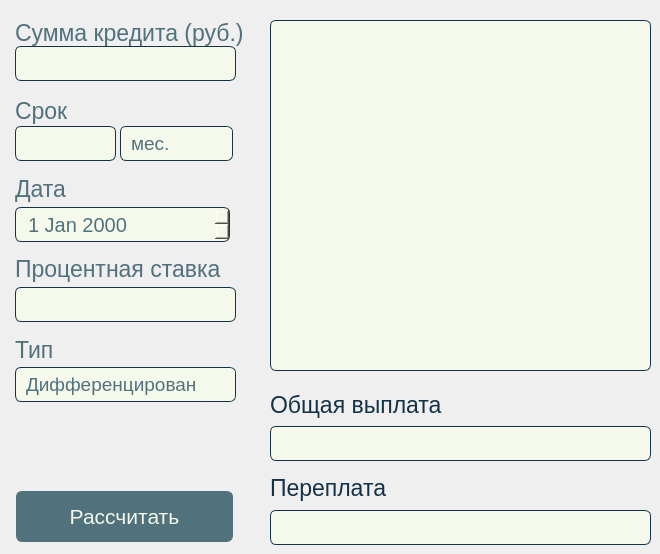
    <widget class="QWidget" name="tab_3">
     <attribute name="title">
      <string>Кредит</string>
     </attribute>
     <widget class="QLineEdit" name="credit_amount">
      <property name="geometry">
       <rect>
        <x>15</x>
        <y>46</y>
        <width>221</width>
        <height>35</height>
       </rect>
      </property>
      <property name="font">
       <font>
        <pointsize>15</pointsize>
       </font>
      </property>
      <property name="styleSheet">
       <string notr="true">QLineEdit {
	background-color: rgb(245, 249, 235);
	border: 1px solid rgb(20, 50, 70); 
	border-radius: 6px;
	color: rgb(81, 113, 124);
}</string>
      </property>
     </widget>
     <widget class="QLineEdit" name="credit_rate">
      <property name="geometry">
       <rect>
        <x>15</x>
        <y>287</y>
        <width>221</width>
        <height>35</height>
       </rect>
      </property>
      <property name="font">
       <font>
        <pointsize>15</pointsize>
       </font>
      </property>
      <property name="styleSheet">
       <string notr="true">QLineEdit {
	background-color: rgb(245, 249, 235);
	border: 1px solid rgb(20, 50, 70); 
	border-radius: 6px;
	color: rgb(81, 113, 124);
}</string>
      </property>
     </widget>
     <widget class="QLineEdit" name="credit_term">
      <property name="geometry">
       <rect>
        <x>15</x>
        <y>126</y>
        <width>101</width>
        <height>35</height>
       </rect>
      </property>
      <property name="font">
       <font>
        <pointsize>15</pointsize>
       </font>
      </property>
      <property name="styleSheet">
       <string notr="true">QLineEdit {
	background-color: rgb(245, 249, 235);
	border: 1px solid rgb(20, 50, 70); 
	border-radius: 6px;
	color: rgb(81, 113, 124);
}</string>
      </property>
     </widget>
     <widget class="QComboBox" name="credit_method">
      <property name="geometry">
       <rect>
        <x>15</x>
        <y>367</y>
        <width>221</width>
        <height>35</height>
       </rect>
      </property>
      <property name="font">
       <font>
        <pointsize>14</pointsize>
       </font>
      </property>
      <property name="styleSheet">
       <string notr="true">QComboBox {
	background-color: rgb(245, 249, 235);
	border: 1px solid rgb(20, 50, 70); 
	border-radius: 6px;
	color: rgb(81, 113, 124);
	padding: 1px 1px 1px 10px;
	min-width: 1em;
}

QComboBox::drop-down:button{
	background-color: rgb(245, 249, 235);
	border: 1px solid rgb(245, 249, 235); 
	border-radius: 6px;
	width: 36px;
}

QComboBox QAbstractItemView
{
	background-color: rgb(245, 249, 235);
	selection-background-color: rgb(170, 170, 255);
	border-radius: 0px;
	color: rgb(0, 0, 0);
}
</string>
      </property>
      <property name="maxVisibleItems">
       <number>26</number>
      </property>
      <property name="iconSize">
       <size>
        <width>16</width>
        <height>16</height>
       </size>
      </property>
      <item>
       <property name="text">
        <string>Дифференцированный</string>
       </property>
      </item>
      <item>
       <property name="text">
        <string>Аннуитетный</string>
       </property>
      </item>
     </widget>
     <widget class="QPushButton" name="calc_credit">
      <property name="geometry">
       <rect>
        <x>16</x>
        <y>491</y>
        <width>217</width>
        <height>51</height>
       </rect>
      </property>
      <property name="font">
       <font>
        <pointsize>16</pointsize>
       </font>
      </property>
      <property name="styleSheet">
       <string notr="true">QPushButton {
	background-color: rgb(81, 113, 124);
	border: 1px solid rgb(81, 113, 124); 
	border-radius: 6px;
	color: rgb(245, 249, 235);
}

QPushButton:pressed {
	background-color: rgb(245, 249, 235);
	color: rgb(81, 113, 124);
}</string>
      </property>
      <property name="text">
       <string>Рассчитать</string>
      </property>
     </widget>
     <widget class="QLabel" name="label_amount_of_credit">
      <property name="geometry">
       <rect>
        <x>15</x>
        <y>17</y>
        <width>231</width>
        <height>32</height>
       </rect>
      </property>
      <property name="font">
       <font>
        <pointsize>17</pointsize>
       </font>
      </property>
      <property name="styleSheet">
       <string notr="true">QLabel {
	color: rgb(81, 113, 124);
}</string>
      </property>
      <property name="text">
       <string>Сумма кредита (руб.)</string>
      </property>
     </widget>
     <widget class="QLabel" name="label_loan_terms">
      <property name="geometry">
       <rect>
        <x>15</x>
        <y>96</y>
        <width>101</width>
        <height>29</height>
       </rect>
      </property>
      <property name="font">
       <font>
        <pointsize>17</pointsize>
       </font>
      </property>
      <property name="styleSheet">
       <string notr="true">QLabel {
	color: rgb(81, 113, 124);
}</string>
      </property>
      <property name="text">
       <string>Срок</string>
      </property>
     </widget>
     <widget class="QLabel" name="label_interest_rate">
      <property name="geometry">
       <rect>
        <x>15</x>
        <y>251</y>
        <width>241</width>
        <height>36</height>
       </rect>
      </property>
      <property name="font">
       <font>
        <pointsize>17</pointsize>
       </font>
      </property>
      <property name="styleSheet">
       <string notr="true">QLabel {
	color: rgb(81, 113, 124);
}</string>
      </property>
      <property name="text">
       <string>Процентная ставка</string>
      </property>
     </widget>
     <widget class="QLabel" name="label_accrual_method">
      <property name="geometry">
       <rect>
        <x>15</x>
        <y>332</y>
        <width>58</width>
        <height>36</height>
       </rect>
      </property>
      <property name="font">
       <font>
        <pointsize>17</pointsize>
       </font>
      </property>
      <property name="styleSheet">
       <string notr="true">QLabel {
	color: rgb(81, 113, 124);
}</string>
      </property>
      <property name="text">
       <string>Тип</string>
      </property>
     </widget>
     <widget class="QComboBox" name="credit_month_year">
      <property name="geometry">
       <rect>
        <x>120</x>
        <y>126</y>
        <width>113</width>
        <height>35</height>
       </rect>
      </property>
      <property name="font">
       <font>
        <pointsize>14</pointsize>
       </font>
      </property>
      <property name="styleSheet">
       <string notr="true">QComboBox {
	background-color: rgb(245, 249, 235);
	border: 1px solid rgb(20, 50, 70); 
	border-radius: 6px;
	color: rgb(81, 113, 124);
	padding: 1px 1px 1px 10px;
	min-width: 1em;
}

QComboBox::drop-down:button{
	background-color: rgb(245, 249, 235);
	border: 1px solid rgb(245, 249, 235); 
	border-radius: 6px;
	width: 36px;
}

QComboBox QAbstractItemView
{
	background-color: rgb(245, 249, 235);
	selection-background-color: rgb(170, 170, 255);
	border-radius: 0px;
	color: rgb(0, 0, 0);
}</string>
      </property>
      <property name="editable">
       <bool>false</bool>
      </property>
      <property name="iconSize">
       <size>
        <width>25</width>
        <height>23</height>
       </size>
      </property>
      <item>
       <property name="text">
        <string>мес.</string>
       </property>
      </item>
      <item>
       <property name="text">
        <string>год(а)</string>
       </property>
      </item>
     </widget>
     <widget class="QLabel" name="label_total_pay">
      <property name="geometry">
       <rect>
        <x>270</x>
        <y>387</y>
        <width>331</width>
        <height>36</height>
       </rect>
      </property>
      <property name="font">
       <font>
        <pointsize>17</pointsize>
       </font>
      </property>
      <property name="styleSheet">
       <string notr="true">QLabel {
	color: rgb(20, 50, 70);
}</string>
      </property>
      <property name="text">
       <string>Общая выплата</string>
      </property>
     </widget>
     <widget class="QLabel" name="label_ioverpay">
      <property name="geometry">
       <rect>
        <x>270</x>
        <y>470</y>
        <width>331</width>
        <height>36</height>
       </rect>
      </property>
      <property name="font">
       <font>
        <pointsize>17</pointsize>
       </font>
      </property>
      <property name="styleSheet">
       <string notr="true">QLabel {
	color: rgb(20, 50, 70);
}</string>
      </property>
      <property name="text">
       <string>Переплата</string>
      </property>
     </widget>
     <widget class="QLabel" name="credit_total_pay">
      <property name="geometry">
       <rect>
        <x>270</x>
        <y>426</y>
        <width>381</width>
        <height>35</height>
       </rect>
      </property>
      <property name="font">
       <font>
        <pointsize>15</pointsize>
       </font>
      </property>
      <property name="styleSheet">
       <string notr="true">QLabel {
	background-color: rgb(245, 249, 235);
	border: 1px solid rgb(20, 50, 70); 
	border-radius: 6px;
	color: rgb(20, 50, 70);
}</string>
      </property>
      <property name="text">
       <string/>
      </property>
     </widget>
     <widget class="QLabel" name="credit_overpay">
      <property name="geometry">
       <rect>
        <x>270</x>
        <y>510</y>
        <width>381</width>
        <height>35</height>
       </rect>
      </property>
      <property name="font">
       <font>
        <pointsize>15</pointsize>
       </font>
      </property>
      <property name="styleSheet">
       <string notr="true">QLabel {
	background-color: rgb(245, 249, 235);
	border: 1px solid rgb(20, 50, 70); 
	border-radius: 6px;
	color: rgb(20, 50, 70);
}</string>
      </property>
      <property name="text">
       <string/>
      </property>
     </widget>
     <widget class="QTableWidget" name="credit_result">
      <property name="geometry">
       <rect>
        <x>270</x>
        <y>20</y>
        <width>381</width>
        <height>351</height>
       </rect>
      </property>
      <property name="styleSheet">
       <string notr="true">QTableView {
	background-color: rgb(245, 249, 235);
	border: 1px solid rgb(20, 50, 70); 
	border-radius: 6px;
	color: rgb(20, 50, 70);
}</string>
      </property>
     </widget>
     <widget class="QLabel" name="label_interest_rate_2">
      <property name="geometry">
       <rect>
        <x>15</x>
        <y>171</y>
        <width>241</width>
        <height>36</height>
       </rect>
      </property>
      <property name="font">
       <font>
        <pointsize>17</pointsize>
       </font>
      </property>
      <property name="styleSheet">
       <string notr="true">QLabel {
	color: rgb(81, 113, 124);
}</string>
      </property>
      <property name="text">
       <string>Дата</string>
      </property>
     </widget>
     <widget class="QDateEdit" name="credit_date">
      <property name="geometry">
       <rect>
        <x>15</x>
        <y>207</y>
        <width>215</width>
        <height>35</height>
       </rect>
      </property>
      <property name="font">
       <font>
        <pointsize>15</pointsize>
       </font>
      </property>
      <property name="styleSheet">
       <string notr="true">QDateEdit {
	background-color: rgb(245, 249, 235);
	border: 1px solid rgb(20, 50, 70); 
	border-radius: 6px;
	color: rgb(81, 113, 124);
	padding: 1px 1px 1px 10px;
	min-width: 1em;
}

QDateEdit::drop-down:button{
	background-color: rgb(245, 249, 235);
	border: 1px solid rgb(245, 249, 235); 
	border-radius: 6px;
	width: 36px;
}

QDateEdit QAbstractItemView
{
	background-color: rgb(245, 249, 235);
	selection-background-color: rgb(170, 170, 255);
	border-radius: 0px;
	color: rgb(0, 0, 0);
}</string>
      </property>
     </widget>
    </widget>
